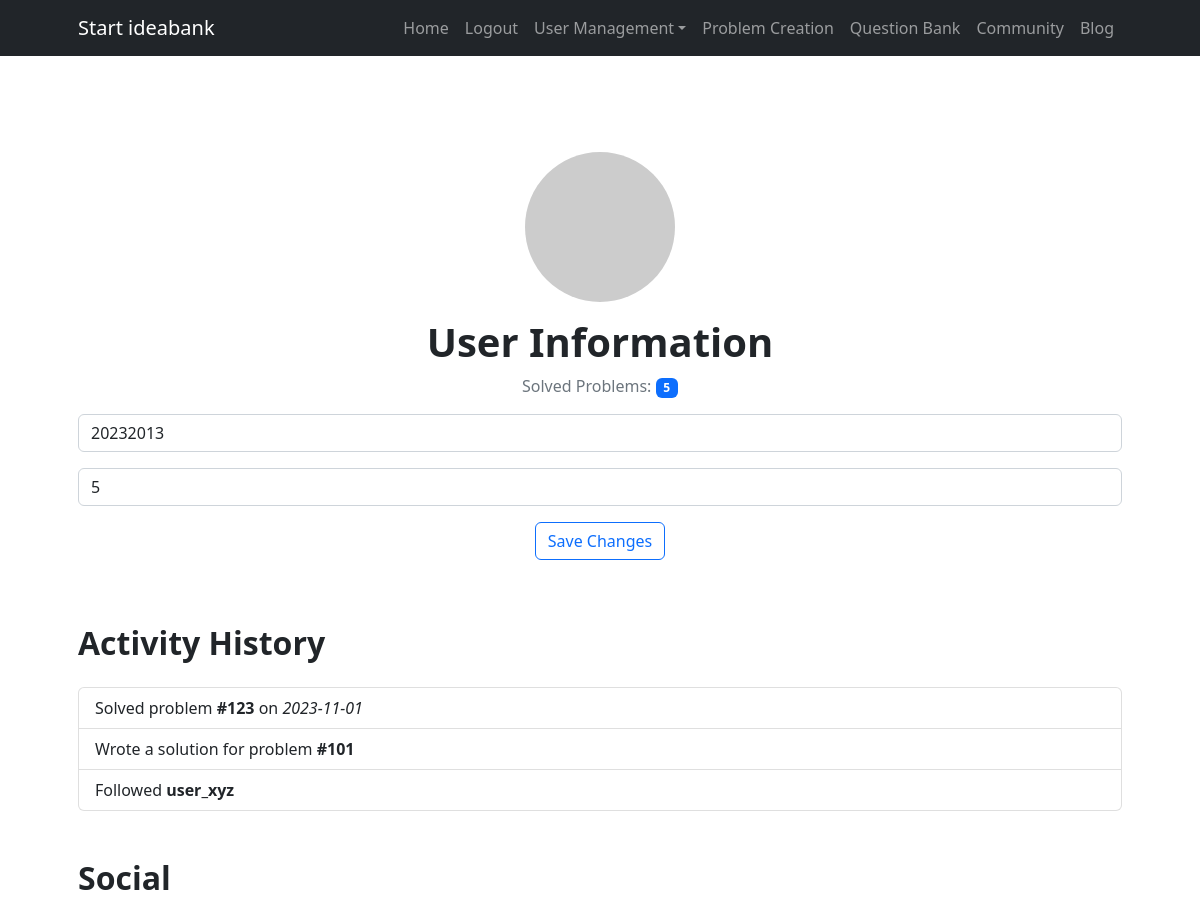
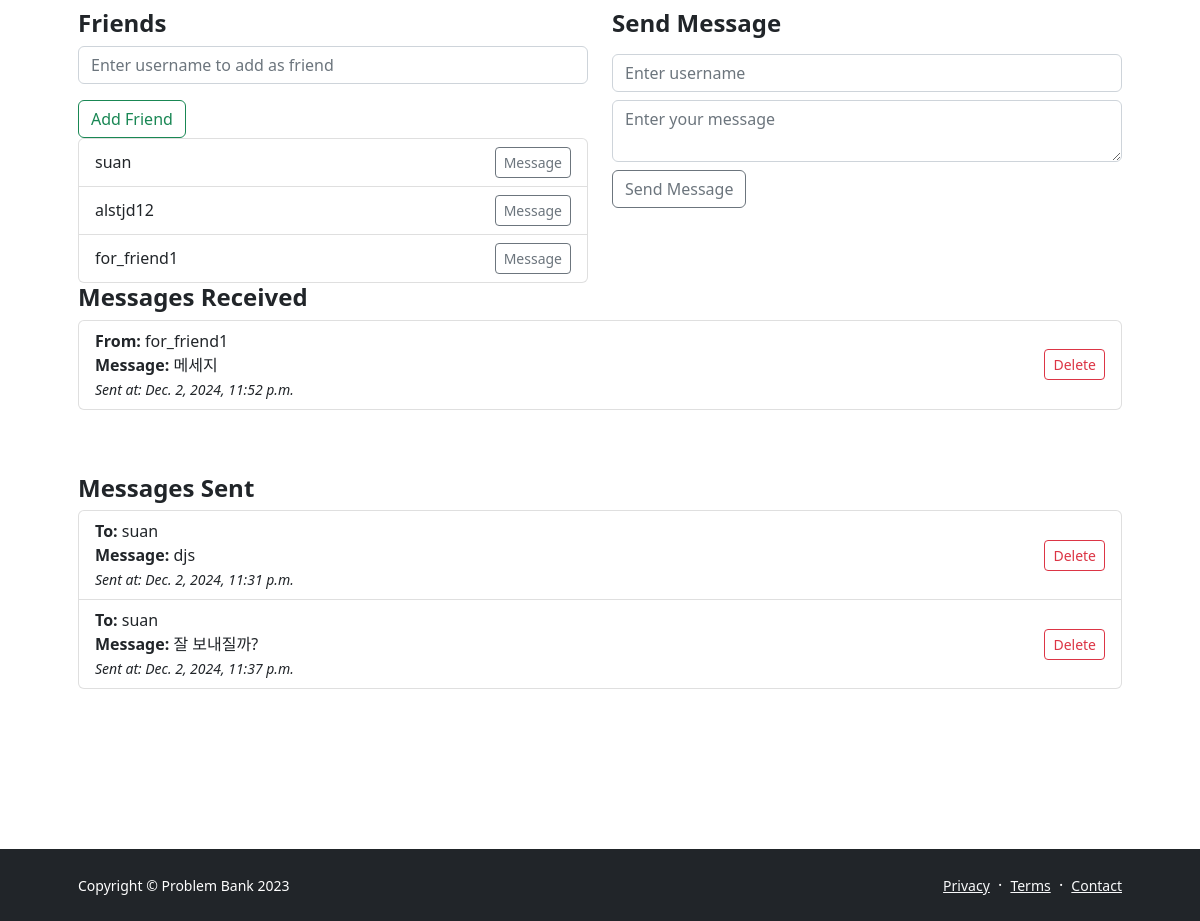
The page /profile/ (signed in) on the database its author committed (2 pictures, top to bottom).
### IBK_ossproject/models.py (models this page shows, shortened)
class UserProfile(models.Model):
    user = models.OneToOneField(User, on_delete=models.CASCADE, null=True)  # null=True로 설정
    solved_problems = models.IntegerField(default=0)

class Friendship(models.Model):
    user1 = models.ForeignKey(User, related_name='friends1', on_delete=models.CASCADE)
    user2 = models.ForeignKey(User, related_name='friends2', on_delete=models.CASCADE)
    created_at = models.DateTimeField(auto_now_add=True)

class Message(models.Model):
    sender = models.ForeignKey(User, related_name='sent_messages', on_delete=models.CASCADE)
    receiver = models.ForeignKey(User, related_name='received_messages', on_delete=models.CASCADE)
    content = models.TextField()
    timestamp = models.DateTimeField(auto_now_add=True)

### IBK_ossproject/views.py (the view)
# urls.py: path('profile/', views.profile_management, name='profile_management'),  # 프로필 관리 페이지
@login_required
def profile_management(request):
    try:
        user_profile = UserProfile.objects.get(user=request.user)
    except UserProfile.DoesNotExist:
        user_profile = None
    if request.method == "POST":
        request.user.username = request.POST.get('user_name')
        request.user.save()
        user_profile.solved_problems = request.POST.get('solved_problems')
        user_profile.save()
        return redirect('profile_management')
    context = {
        'user_profile': user_profile,
        'user_name': request.user.username,
        'solved_problems': user_profile.solved_problems if user_profile else None,
        'friends': Friendship.objects.filter(Q(user1=request.user) | Q(user2=request.user)),
        'messages_received': Message.objects.filter(receiver=request.user),
        'messages_sent': Message.objects.filter(sender=request.user),
    }
    return render(request, 'profile-management.html', context)

### templates/profile-management.html (shortened to what this page needs)
{% load static %}
<!DOCTYPE html>
<html lang="en">
<head>
    <link href="https://cdn.jsdelivr.net/npm/bootstrap@5.2.3/dist/css/bootstrap.min.css" rel="stylesheet">
    <link href="{% static 'css/styles.css' %}" rel="stylesheet" />
</head>
<body class="d-flex flex-column h-100">
    <main class="flex-shrink-0">
        <nav class="navbar navbar-expand-lg navbar-dark bg-dark">
            <div class="container px-5">
                <a class="navbar-brand" href="{% url 'home' %}">Start ideabank</a>
                <div class="collapse navbar-collapse" id="navbarSupportedContent">
                    <ul class="navbar-nav ms-auto mb-2 mb-lg-0">
                        <li class="nav-item"><a class="nav-link" href="{% url 'home' %}">Home</a></li>
                        {% if user.is_authenticated %}
                            <li class="nav-item"><a class="nav-link" href="{% url 'logout' %}">Logout</a></li>
                        {% else %}
                            <li class="nav-item"><a class="nav-link" href="{% url 'login' %}">Login</a></li>
                        {% endif %}
                        <li class="nav-item dropdown">
                            <a class="nav-link dropdown-toggle" id="navbarDropdownUserManagement" href="#" role="button" data-bs-toggle="dropdown" aria-expanded="false">User Management</a>
                        </li>
                        <li class="nav-item"><a class="nav-link" href="{% url 'problem_creation' %}">Problem Creation</a></li>
                        <li class="nav-item"><a class="nav-link" href="{% url 'question_bank' %}">Question Bank</a></li>
                        <li class="nav-item"><a class="nav-link" href="{% url 'community' %}">Community</a></li>
                        <li class="nav-item"><a class="nav-link" href="{% url 'blog_post' %}">Blog</a></li>
                    </ul>
                </div>
            </div>
        </nav>
        <section class="py-5">
            <div class="container px-5 my-5">
                <div class="text-center mb-5">
                    <img src="https://dummyimage.com/150x150/343a40/ffffff" class="rounded-circle mb-3" alt="User Profile Picture" />
                    <h1 class="fw-bolder">User Information</h1>
                    <p class="text-muted">Solved Problems: <span class="badge bg-primary">{{ user_profile.solved_problems }}</span></p>
                    <form method="POST" action="">
                        <div class="mb-3">
                            <input type="text" name="user_name" class="form-control" placeholder="Enter new username" value="{{user_profile.user.username}}">
                        </div>
                        <div class="mb-3">
                            <input type="number" name="solved_problems" class="form-control" placeholder="Solved problems" value="{{ user_profile.solved_problems }}">
                        </div>
                        <button type="submit" class="btn btn-outline-primary mb-3">Save Changes</button>
                    </form>
                </div>
                <div class="mb-5">
                    <h2 class="fw-bolder mb-4">Activity History</h2>
                    <ul class="list-group">
                        <li class="list-group-item">Solved problem <strong>#123</strong> on <em>2023-11-01</em></li>
                        <li class="list-group-item">Wrote a solution for problem <strong>#101</strong></li>
                        <li class="list-group-item">Followed <strong>user_xyz</strong></li>
                    </ul>
                </div>
                <div class="mb-5">
                    <h2 class="fw-bolder mb-4">Social</h2>
                    <div class="row">
                        <div class="col-lg-6">
                            <h4 class="fw-bold">Friends</h4>
                            <form method="POST" action="{% url 'add_friend' %}">
                                <input type="text" name="friend_username" class="form-control" placeholder="Enter username to add as friend">
                                <button type="submit" class="btn btn-outline-success mt-3">Add Friend</button>
                            </form>
                            <ul class="list-group">
                                {% for friendship in friends %}
                                    <li class="list-group-item d-flex justify-content-between align-items-center">
                                        <span>
                                            {% if friendship.user1 == request.user %}
                                                {{ friendship.user2.username }}
                                            {% else %}
                                                {{ friendship.user1.username }}
                                            {% endif %}
                                        </span>
                                        <button class="btn btn-sm btn-outline-secondary">Message</button>
                                    </li>
                                {% empty %}
                                    <li class="list-group-item">You have no friends added yet.</li>
                                {% endfor %}
                            </ul>
                        </div>
                        <div class="col-lg-6">
                            <h4 class="fw-bold">Send Message</h4>
                            <form method="POST" action="{% url 'send_message' %}" class="mt-3">
                                <input type="text" name="receiver" placeholder="Enter username" class="form-control mb-2">
                                <textarea name="content" placeholder="Enter your message" class="form-control mb-2"></textarea>
                                <button type="submit" class="btn btn-outline-secondary">Send Message</button>
                            </form>
                        </div>
                        <div class="mb-5">
                            <h4 class="fw-bold">Messages Received</h4>
                            <ul class="list-group mb-3">
                                {% for message in messages_received %}
                                    <li class="list-group-item d-flex justify-content-between align-items-center">
                                        <div>
                                            <strong>From:</strong> {{ message.sender.username }}<br>
                                            <strong>Message:</strong> {{ message.content }}<br>
                                            <small><em>Sent at: {{ message.timestamp }}</em></small>
                                        </div>
                                        <form method="POST" action="{% url 'delete_received_message' message.id %}">
                                            <button type="submit" class="btn btn-sm btn-outline-danger">Delete</button>
                                        </form>
                                    </li>
                                {% empty %}
                                    <li class="list-group-item">You have no messages received yet.</li>
                                {% endfor %}
                            </ul>
                        </div>
                        <div class="mb-5">
                            <h4 class="fw-bold">Messages Sent</h4>
                            <ul class="list-group mb-3">
                                {% for message in messages_sent %}
                                    <li class="list-group-item d-flex justify-content-between align-items-center">
                                        <div>
                                            <strong>To:</strong> {{ message.receiver.username }}<br>
                                            <strong>Message:</strong> {{ message.content }}<br>
                                            <small><em>Sent at: {{ message.timestamp }}</em></small>
                                        </div>
                                        <form method="POST" action="{% url 'delete_message' message.id %}">
                                            <button type="submit" class="btn btn-sm btn-outline-danger">Delete</button>
                                        </form>
                                    </li>
                                {% empty %}
                                    <li class="list-group-item">You have no messages sent yet.</li>
                                {% endfor %}
                            </ul>
                        </div>
                    </div>
                </div>
            </div>
        </section>
    </main>
    <footer class="bg-dark py-4 mt-auto">
        <div class="container px-5">
            <div class="row align-items-center justify-content-between flex-column flex-sm-row">
                <div class="col-auto"><div class="small m-0 text-white">Copyright &copy; Problem Bank 2023</div></div>
                <div class="col-auto">
                    <a class="link-light small" href="#!">Privacy</a>
                    <span class="text-white mx-1">&middot;</span>
                    <a class="link-light small" href="#!">Terms</a>
                    <span class="text-white mx-1">&middot;</span>
                    <a class="link-light small" href="#!">Contact</a>
                </div>
            </div>
        </div>
    </footer>
</body>
</html>

### rows shown on the page
UserProfile: solved_problems "5", user_name "20232013"
Friendship: user2.username "suan"
Friendship: user2.username "alstjd12"
Friendship: user1.username "for_friend1"
Message: sender.username "for_friend1", content "메세지", timestamp "Dec. 2, 2024, 11:52 p.m."
Message: receiver.username "suan", content "djs", timestamp "Dec. 2, 2024, 11:31 p.m."
Message: receiver.username "suan", content "잘 보내질까?", timestamp "Dec. 2, 2024, 11:37 p.m."
